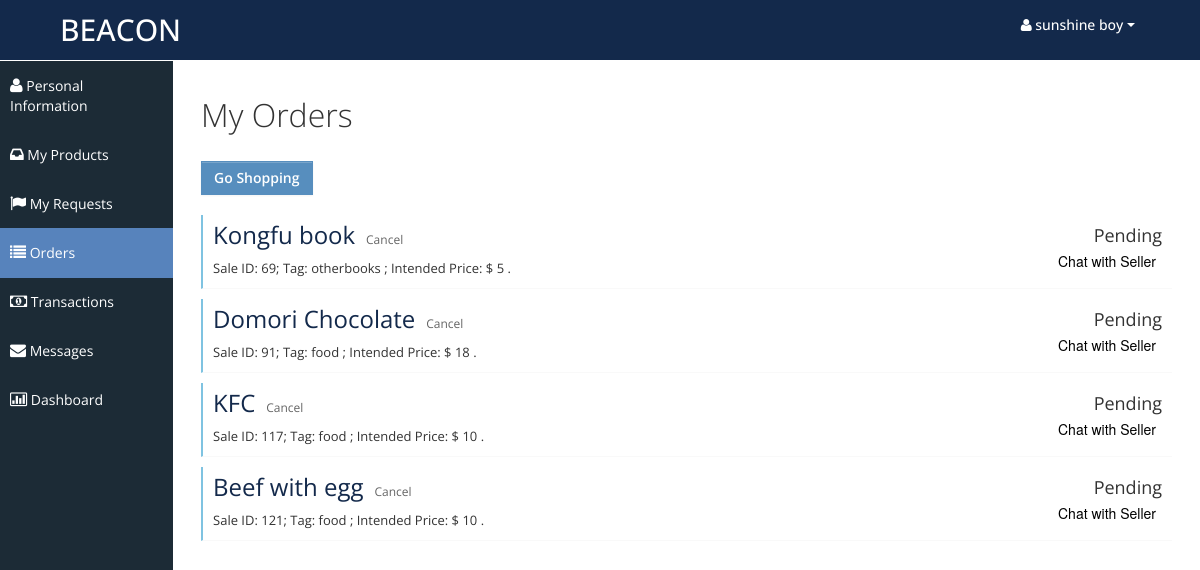
The page /myorders.php (signed in) on the database its author committed.
### tables this page shows
CREATE TABLE `Sales` (
  `SaleId` int NOT NULL,
  `SellerId` varchar(50) DEFAULT NULL,
  `ProductName` varchar(50) DEFAULT NULL,
  `Tag` varchar(50) DEFAULT NULL,
  `Description` varchar(500) DEFAULT NULL,
  `Image` varchar(100) DEFAULT NULL,
  `IntendedPrice` double DEFAULT NULL,
  `OriginalPrice` double DEFAULT NULL,
  `Depreciation` int DEFAULT NULL,
  `IntendedBuyerId` varchar(50) DEFAULT NULL,
  `DatePost` timestamp NOT NULL DEFAULT CURRENT_TIMESTAMP
);

### myorders.php (the view, shortened to what this page needs)
<?php
	$curr_user = $_SESSION['curr_user'];
	if (empty($curr_user)) {
		$msg = "curr_user is empty";
	}
	else {
		$conn = connectDB();
		$sql = "SELECT * FROM Sales WHERE IntendedBuyerId = '$curr_user'";
		$result = $conn->query($sql);
		if ($result) {
			$array = array();
			while($row = mysqli_fetch_assoc($result)){
				$array[]=$row;
			}
		} else {
			$msg = "No record" . $sql . "<br>" . $conn->error;
		}
	}
?>
<!DOCTYPE html>
<html lang="en">
<head>
	<link id="bootstrap-style" href="css/bootstrap.min.css" rel="stylesheet">
	<link href="css/bootstrap-responsive.min.css" rel="stylesheet">
	<link id="base-style" href="css/style.css" rel="stylesheet">
	<link id="base-style-responsive" href="css/style-responsive.css" rel="stylesheet">
</head>
<body>
	<div class="navbar">
		<div class="navbar-inner">
			<div class="container-fluid">
				<a class="brand" href="index.php"><span>BEACON</span></a>
				<div class="nav-no-collapse header-nav">
					<ul class="nav pull-right">
						<li class="dropdown">
							<a class="btn dropdown-toggle" data-toggle="dropdown" href="#">
								<span><span><i class="icon-user"> </i><?php echo $curr_user; ?></span>
								<span class="caret"></span>
							</a>
						</li>
					</ul>
				</div>
			</div>
		</div>
	</div>
	<div class="container-fluid-full">
	<div class="row-fluid">
	<div id="sidebar-left" class="span2">
		<div class="nav-collapse sidebar-nav">
			<ul class="nav nav-tabs nav-stacked main-menu">
				<li><a href="myprofile.php"><i class="icon-user"></i><span class="hidden-tablet"> Personal Information</span></a></li>
				<li><a href="myproducts.php"><i class="icon-inbox"></i><span class="hidden-tablet"> My Products</span></a></li>
				<li><a href="myrequests.php"><i class="icon-flag"></i><span class="hidden-tablet"> My Requests</span></a></li>
				<li><a href="myorders.php"><i class="icon-list"></i><span class="hidden-tablet"> Orders</span></a></li>
				<li><a href="mytransactions.php"><i class="icon-money"></i><span class="hidden-tablet"> Transactions</span></a></li>
				<li><a href="mymessages.php"><i class="icon-envelope"></i><span class="hidden-tablet"> Messages</span></a></li>
				<li><a href="dashboard.php"><i class="icon-bar-chart"></i><span class="hidden-tablet"> Dashboard</span></a></li>
			</ul>
		</div>
	</div>
	<div id="content" class="span10">
		<div class="row-fluid">
			<div class="span12">
				<h1>My Orders</h1> </br>
				<a href= "index.php" type="btn" class="btn btn-primary" style="font-weight:600;">Go Shopping</a>
				<?php foreach($array as $val): ?>
				<div class="task none" style="margin-top:10px;">
					<div class="desc">
						<span class="title">
							<a href="single-product.php?Id=<?php echo $val['SaleId'];?>&choosedb=Sales" style="color:#13294B;font-size:x-large;"><?php echo $val['ProductName']; ?></a>
						</span>&nbsp;
						<a href="javascript:void(0);" onclick="reject_sale(<?php echo $val['SaleId']; ?>)" style="font-size:12px;">Cancel</a>
						<div style="font-size:13px; margin-top:8px;">
							Sale ID: <?php echo $val['SaleId']; ?>;
							Tag: <?php echo $val['Tag']; ?> ;
							Intended Price: $ <?php echo $val['IntendedPrice']; ?> .
						</div>
					</div>
					<div class="time">
						<div class="date"> Pending </div>
						<div>
							<button type="querybtn" style="border:none; background:none;">Chat with Seller</button>
						</div>
					</div>
				</div>
				<?php endforeach; ?>
			</div>
		</div>
	</div>
	</div>
	</div>
</body>
</html>

### css/style.css (style rules this page uses)
body { background: #F5F5F5; color: #333; border: none; font-family: 'Open Sans', sans-serif; font-weight: 400; }
a { color: #646464; }
h1 { font-size: 32px; line-height: 32px; font-weight: 300; }
.navbar { margin-bottom: 0px; }
.navbar-inner { margin-bottom: 0px; min-height: 60px; padding-right: 20px; padding-left: 20px; background: #13294b; filter: none; text-shadow: 1px 1px 1px #13294b; border: none; color: #fff; -webkit-border-radius: 0px; -moz-border-radius: 0px; border-radius: 0px; *zoom: 1; border-bottom: 1px solid #fff; }
.navbar-inner a { color: #7b7b7b; text-shadow: 0 -1px 1px #1e3877; }
.navbar-inner a i { margin-top: 2px; }
a.brand span { color: #fff; text-shadow: none; }
.header-nav { padding: 0px; color: #fff !important; background: #000 !important; }
.header-nav .nav { margin: 0px; }
.header-nav .btn { display: inline-block; padding: 21px 20px; margin-top: 0px; margin-left: 0px; font-size: 14px; line-height: 20px; text-align: center; text-shadow: none; vertical-align: middle; cursor: pointer; background: transparent; border-left: none; border-right: none; border-top: 0px; border-bottom: 0px; -webkit-border-radius: 0px; -moz-border-radius: 0px; border-radius: 0px; -webkit-box-shadow: none !important; -moz-box-shadow: none !important; box-shadow: none !important; }
.header-nav a.btn { color: #fff !important; text-shadow: none !important; padding: 15px 25px !important; }
.header-nav .btn .caret { border-top-color: #fff !important; border-bottom-color: #fff !important; }
#sidebar-left { background: #1C2B36; }
.sidebar-nav > ul { margin: 0px; padding-bottom: 1px; font-size: 14px; }
.nav-tabs.nav-stacked > li > a, .nav-tabs.nav-stacked > li > ul > li > a { padding: 15px 10px 14px 10px; color: #fff; border-top: none; border-bottom: 1px solid transparent; border-left: none; border-right: none; text-decoration: none; -webkit-border-radius: 0px; -moz-border-radius: 0px; border-radius: 0px; }
.nav-tabs.nav-stacked > li:last-child > a { border-bottom: 1px solid transparent; }
.nav-tabs.nav-stacked > li > a > i, .nav-tabs.nav-stacked > li > ul > li > a > i { opacity: 1; filter: alpha(opacity=100); -ms-filter:"progid:DXImageTransform.Microsoft.Alpha(Opacity=100)"; font-size: 16px; }
.nav-tabs.nav-stacked > li.active > a, .nav-tabs.nav-stacked > li > ul > li.active > a { background: #5783bc; border-bottom: 1px solid #5783bc; }
.nav-tabs.nav-stacked > li:first-child > a { margin: 0px 0px 0px 0px; -webkit-border-radius: 0px; -moz-border-radius: 0px; border-radius: 0px; }
.nav-tabs.nav-stacked > li:last-child > a { -webkit-border-radius: 0px; -moz-border-radius: 0px; border-radius: 0px; }
#content { background: #ffffff; filter: none; min-height: 100%; padding: 20px 20px; position: relative; }
.btn { display: inline-block; padding: 6px 12px; margin-bottom: 10px; font-size: 14px; font-weight: 500; line-height: 20px; text-align: center; white-space: nowrap; vertical-align: middle; cursor: pointer; border: 1px solid #a7a9aa; -webkit-border-radius: 0px !important; border-radius: 0px !important; }
.btn i { margin-top: 2px; }
.btn { color: #ffffff; background-color: #a7a9aa; border-color: #a7a9aa; background-image: none; filter: none; text-shadow: none; }
.btn-primary { background-color: #578EBE; border-color: #578EBE; }
.task { border-bottom: 1px solid #f9f9f9; margin-bottom: 1px; }
.task.none { border-left: 2px solid #7fc3e1; }
.task .desc { display: inline-block; width: 75%; padding: 10px 10px; font-size: 12px; }
.task .desc .title { font-size: 18px; margin-bottom: 5px; }
.task .time { display: inline-block; float: right; width: 15%; padding: 10px 10px 10px 0px; font-size: 12px; text-align: right; }
.task .time .date { font-size: 18px; margin-bottom: 5px; }
.navbar .brand { margin: 10px; margin-left: 0px; font-size: 30px; font-weight: 500; }

### css/style-responsive.css (style rules this page uses)
@media (min-width: 1200px) { .container-fluid-full { overflow: hidden; position: relative; height: 100%; } }
@media (min-width: 1200px) { #content { width: 85.578%; padding: 28px; margin: 0px 0px; margin-left: 14.422% !important; } }
@media (min-width: 1200px) { #sidebar-left { background: #1C2B36; margin-left: 0px !important; position: absolute; height: 100%; } }
@media (min-width: 1200px) { .sidebar-nav > ul { margin: 0px; } }

### css/halflings.css (style rules this page uses)
html, html .halflings { -webkit-font-smoothing: antialiased !important; }

### rows shown on the page
sales: ProductName "Kongfu book", SaleId "69", Tag "otherbooks", IntendedPrice "5"
sales: ProductName "Domori Chocolate", SaleId "91", Tag "food", IntendedPrice "18"
sales: ProductName "KFC", SaleId "117", Tag "food", IntendedPrice "10"
sales: ProductName "Beef with egg", SaleId "121", Tag "food", IntendedPrice "10"

### other values the page prints
$curr_user "sunshine boy"
